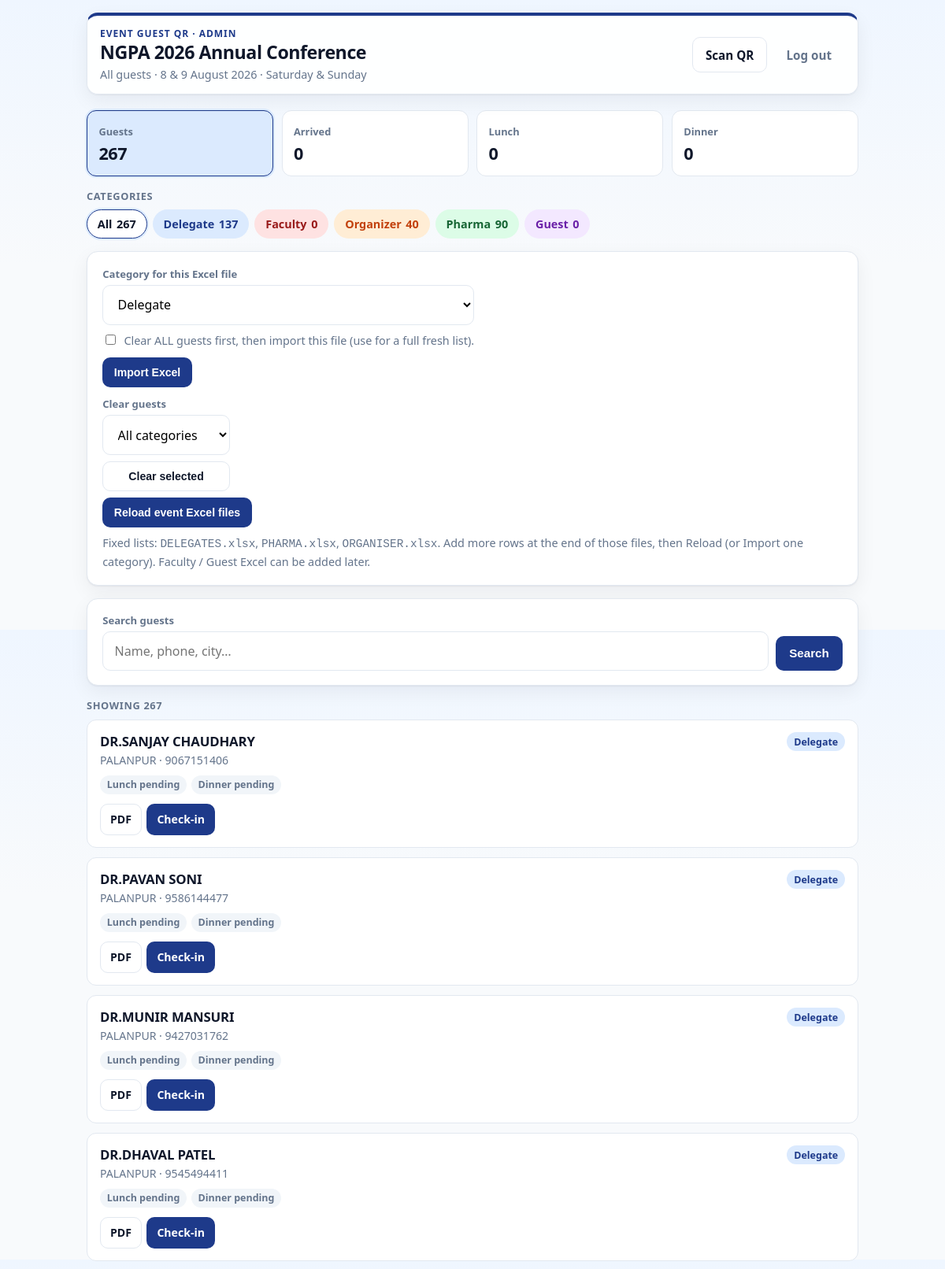
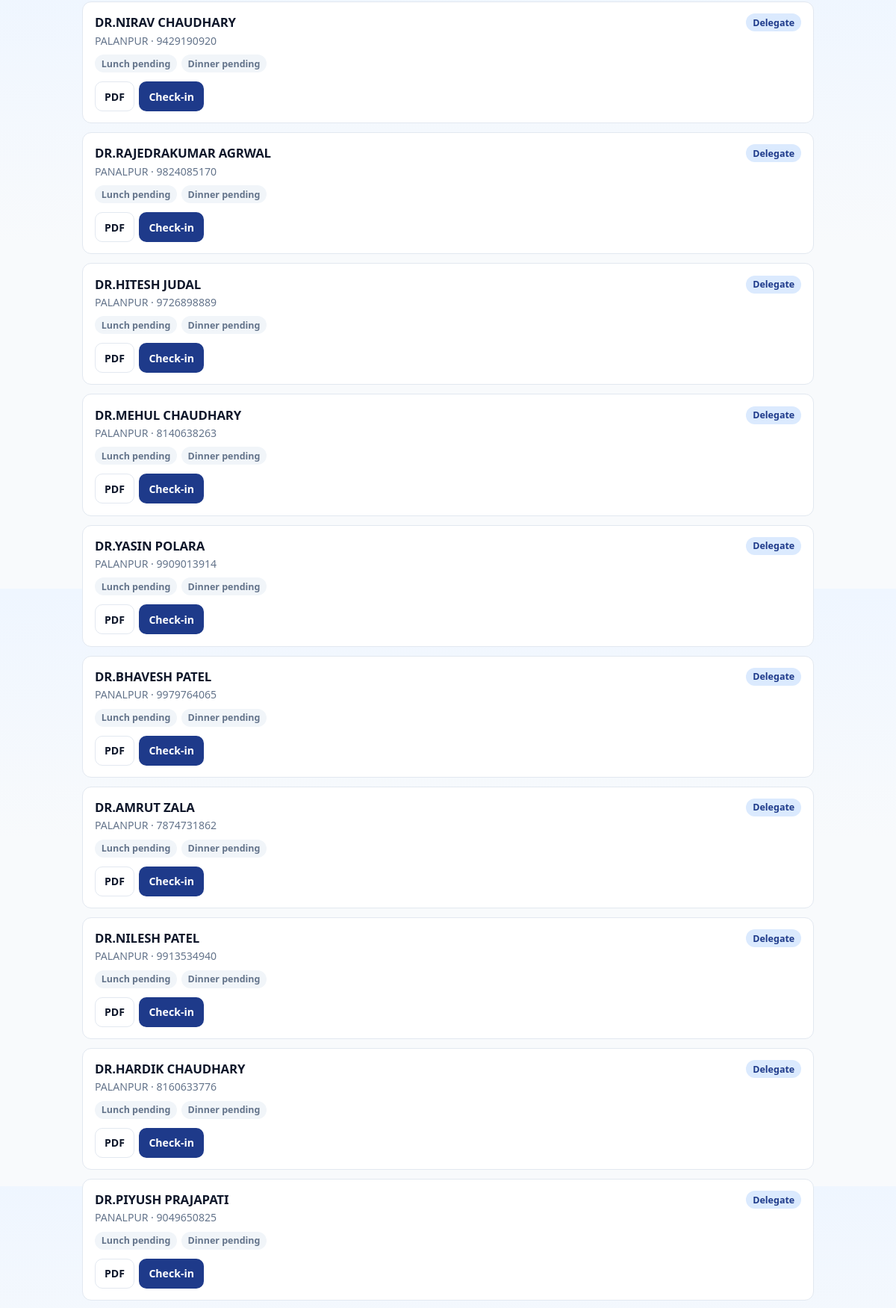
The page / (signed in, upper part) on the database its author committed (2 pictures, top to bottom).
### tables this page shows
CREATE TABLE guests (
            id INTEGER PRIMARY KEY AUTOINCREMENT,
            name TEXT NOT NULL,
            email TEXT NOT NULL,
            phone TEXT NOT NULL,
            meal TEXT NOT NULL,
            table_no TEXT NOT NULL,
            token TEXT NOT NULL UNIQUE,
            arrived INTEGER NOT NULL DEFAULT 0,
            arrived_at TEXT,
            lunch_claimed INTEGER NOT NULL DEFAULT 0,
            claimed_at TEXT,
            pdf_sent INTEGER NOT NULL DEFAULT 0,
            pdf_sent_at TEXT
        , dinner_claimed INTEGER NOT NULL DEFAULT 0, dinner_claimed_at TEXT, email_acked INTEGER NOT NULL DEFAULT 0, email_acked_at TEXT, specialty TEXT DEFAULT '', city TEXT DEFAULT '', designation TEXT DEFAULT '');

### app.py (the view, shortened to what this page needs)
@app.route("/")
@login_required
def home():
    q = (request.args.get("q") or "").strip()
    raw_cat = (request.args.get("category") or "").strip()
    category = (
        normalize_category(raw_cat)
        if raw_cat and raw_cat.lower() != "all"
        else ""
    )
    status = (request.args.get("status") or "").strip().lower()
    if status not in {"", "all", "arrived", "lunch", "dinner"}:
        status = ""
    if status == "all":
        status = ""
    conn = get_db()
    all_guests = conn.execute("SELECT * FROM guests ORDER BY id").fetchall()
    category_counts = {
        cat: sum(1 for g in all_guests if normalize_category(g["designation"]) == cat)
        for cat in CATEGORIES
    }
    scoped = list(all_guests)
    if category:
        scoped = [
            g for g in scoped if normalize_category(g["designation"]) == category
        ]
    arrived = sum(1 for g in scoped if g["arrived"])
    lunch_claimed = sum(1 for g in scoped if g["lunch_claimed"])
    dinner_claimed = sum(1 for g in scoped if g["dinner_claimed"])
    guests = scoped
    if status == "arrived":
        guests = [g for g in guests if g["arrived"]]
    elif status == "lunch":
        guests = [g for g in guests if g["lunch_claimed"]]
    elif status == "dinner":
        guests = [g for g in guests if g["dinner_claimed"]]
    conn.close()
    return render_template(
        "home.html",
        guests=guests,
        arrived=arrived,
        lunch_claimed=lunch_claimed,
        dinner_claimed=dinner_claimed,
        total=len(all_guests),
        scoped_total=len(scoped),
        shown=len(guests),
        q=q,
        category=category,
        status=status,
        category_counts=category_counts,
    )

### app.py (called while the page is built, shortened)
def normalize_category(value: str | None) -> str:
    raw = (value or "").strip()
    if not raw:
        return "Delegate"
    mapped = CATEGORY_ALIASES.get(raw.lower())
    if mapped:
        return mapped
    for cat in CATEGORIES:
        if raw.lower() == cat.lower():
            return cat
    return "Delegate"

def get_db() -> sqlite3.Connection:
    conn = sqlite3.connect(DB_PATH)
    conn.row_factory = sqlite3.Row
    return conn

def login_required(view):
    @wraps(view)
    def wrapped(*args, **kwargs):
        if not session.get("user"):
            return redirect(url_for("login", next=request.path))
        return view(*args, **kwargs)
    return wrapped

def load_email_config() -> dict | None:
    resend_key = os.environ.get("RESEND_API_KEY", "").strip()
    env_user = os.environ.get("SMTP_USER", "").strip()
    env_pass = os.environ.get("SMTP_PASSWORD", "").strip().replace(" ", "")
    return None

def email_is_configured() -> bool:
    try:
        return load_email_config() is not None
    except Exception:  # noqa: BLE001
        return False

@app.context_processor
def inject_event():
    role = session.get("role")
    return {
        "event_name": EVENT_NAME,
        "event_date": EVENT_DATE,
        "event_venue": EVENT_VENUE,
        "email_ready": email_is_configured(),
        "staff_logged_in": bool(session.get("user")),
        "is_admin": role == "admin",
        "user_role": role,
        "categories": CATEGORIES,
        "category_colors": CATEGORY_COLORS,
        "normalize_category": normalize_category,
        "category_style": category_style,
    }

### templates/home.html (shortened to what this page needs)
{% extends "base.html" %}
{% block body_class %}{% if category %}theme-{{ category|lower }}{% else %}theme-all{% endif %}{% endblock %}
{% block content %}
  <header class="app-header {% if category %}header-{{ category|lower }}{% else %}header-all{% endif %}">
    <div>
      <p class="brand">Event Guest QR · {{ user_role|default('staff')|capitalize }}</p>
      <h1>{{ event_name }}</h1>
      <p class="sub">
        {% if category %}{{ category }} list{% else %}All guests{% endif %}
        · {{ event_date }}
      </p>
    </div>
    <nav class="app-nav">
      <a class="btn secondary" href="{{ url_for('scan') }}">Scan QR</a>
      <a class="btn ghost" href="{{ url_for('logout') }}">Log out</a>
    </nav>
  </header>
  <div class="stats stats-4">
    <a class="stat {% if not status %}active{% endif %}"
       href="{{ url_for('home', category=category or None, q=q or None) }}">
      <span>Guests</span><strong>{{ scoped_total }}</strong>
    </a>
    <a class="stat {% if status == 'arrived' %}active{% endif %}"
       href="{{ url_for('home', category=category or None, status='arrived', q=q or None) }}">
      <span>Arrived</span><strong>{{ arrived }}</strong>
    </a>
    <a class="stat {% if status == 'lunch' %}active{% endif %}"
       href="{{ url_for('home', category=category or None, status='lunch', q=q or None) }}">
      <span>Lunch</span><strong>{{ lunch_claimed }}</strong>
    </a>
    <a class="stat {% if status == 'dinner' %}active{% endif %}"
       href="{{ url_for('home', category=category or None, status='dinner', q=q or None) }}">
      <span>Dinner</span><strong>{{ dinner_claimed }}</strong>
    </a>
  </div>
  <p class="section-label">Categories</p>
  <div class="category-bar">
    <a class="cat-chip {% if not category %}active{% endif %}"
       href="{{ url_for('home', status=status or None, q=q or None) }}">
      All <strong>{{ total }}</strong>
    </a>
    {% for cat in categories %}
      <a class="cat-chip {{ category_colors[cat].css }} {% if category == cat %}active{% endif %}"
         href="{{ url_for('home', category=cat, status=status or None, q=q or None) }}">
        {{ cat }} <strong>{{ category_counts.get(cat, 0) }}</strong>
      </a>
    {% endfor %}
  </div>
  {% if is_admin and not category %}
    <div class="panel tools-compact">
      <form method="post" action="{{ url_for('upload_excel') }}" id="excel-upload-form" enctype="multipart/form-data">
        <label class="field" style="margin-bottom: 0.55rem;">
          <span class="field-label">Category for this Excel file</span>
          <select name="import_category" id="import-category">
            {% for cat in categories %}
              <option value="{{ cat }}">{{ cat }}</option>
            {% endfor %}
          </select>
        </label>
        <label class="help" style="display: flex; gap: 0.45rem; align-items: flex-start; margin-bottom: 0.65rem;">
          <input type="checkbox" name="replace_all" value="1" id="replace-all" style="margin-top: 0.2rem;" />
          <span>Clear ALL guests first, then import this file (use for a full fresh list).</span>
        </label>
        <div style="display: flex; flex-wrap: wrap; gap: 0.5rem;">
          <button type="button" class="btn btn-sm" id="excel-import-btn">Import Excel</button>
        </div>
      </form>
      <form method="post" action="{{ url_for('clear_guests') }}" style="margin-top: 0.75rem; display: grid; gap: 0.45rem;">
        <label class="field">
          <span class="field-label">Clear guests</span>
          <select name="clear_category" id="clear-category">
            <option value="all">All categories</option>
          </select>
        </label>
        <button type="submit" class="btn btn-sm secondary"
          onclick="return confirm(document.getElementById('clear-category').value === 'all' ? 'Delete ALL guests in every category?' : ('Delete only ' + document.getElementById('clear-category').value + ' guests? Other categories stay.'));">
          Clear selected
        </button>
      </form>
      <form method="post" action="{{ url_for('reload_fixed_excels') }}" style="margin-top: 0.55rem;">
        <button type="submit" class="btn btn-sm"
          onclick="return confirm('Reload DELEGATES.xlsx + PHARMA.xlsx + ORGANISER.xlsx from the project folder?\n\nSame name + phone keeps the same QR/ID. Extra rows added at the end of Excel will be imported as new guests.');">
          Reload event Excel files
        </button>
      </form>
      <p class="help" style="margin-top: 0.55rem;">
        Fixed lists: <code>DELEGATES.xlsx</code>, <code>PHARMA.xlsx</code>, <code>ORGANISER.xlsx</code>.
        Add more rows at the end of those files, then Reload (or Import one category).
        Faculty / Guest Excel can be added later.
      </p>
    </div>
  {% endif %}
  <div class="panel">
    <form method="get" action="{{ url_for('home') }}" class="search-bar">
      <label class="field">
        <span class="field-label">Search guests</span>
        <input type="search" name="q" value="{{ q or '' }}" placeholder="Name, phone, city…" autocomplete="off" />
      </label>
      <button class="btn" type="submit">Search</button>
    </form>
  </div>
  <p class="section-label">
    Showing {{ shown }}
  </p>
  <div class="guest-list">
    {% for g in guests %}
      {% set cat = normalize_category(g.designation) %}
      <article class="guest-card">
        <div class="guest-card-top">
          <div>
            <h3>{{ g.name }}</h3>
            <div class="guest-meta">
              {% if g.city %}{{ g.city }}{% endif %}{% if g.city and g.phone %} · {% endif %}{% if g.phone %}{{ g.phone }}{% endif %}
            </div>
          </div>
          <span class="badge {{ category_colors[cat].css }}">{{ cat }}</span>
        </div>
        <div class="guest-status">
          {% if g.lunch_claimed %}<span class="badge claimed">Lunch done</span>{% else %}<span class="badge">Lunch pending</span>{% endif %}
          {% if g.dinner_claimed %}<span class="badge claimed">Dinner done</span>{% else %}<span class="badge">Dinner pending</span>{% endif %}
        </div>
        <div class="row-actions">
          <a class="btn secondary" href="{{ url_for('pdf_ticket', token=g.token) }}">PDF</a>
          <a class="btn checkin-btn {{ category_colors[cat].css }}" href="{{ url_for('checkin', token=g.token) }}">Check-in</a>
        </div>
      </article>
    {% else %}
      <div class="panel empty-state">No guests match this filter.</div>
    {% endfor %}
  </div>
{% endblock %}

### templates/base.html (shortened to what this page needs)
<!DOCTYPE html>
<html lang="en">
<head>
  <link rel="stylesheet" href="{{ url_for('static', filename='style.css') }}" />
</head>
<body class="{% block body_class %}{% endblock %}">
  <div class="wrap">
    {% block content %}{% endblock %}
  </div>
</body>
</html>

### rows shown on the page
guests: name "DR.SANJAY CHAUDHARY", city "PALANPUR", phone "9067151406", designation "Delegate", lunch_claimed "Lunch pending", dinner_claimed "Dinner pending"
guests: name "DR.PAVAN SONI", city "PALANPUR", phone "9586144477", designation "Delegate", lunch_claimed "Lunch pending", dinner_claimed "Dinner pending"
guests: name "DR.MUNIR MANSURI", city "PALANPUR", phone "9427031762", designation "Delegate", lunch_claimed "Lunch pending", dinner_claimed "Dinner pending"
guests: name "DR.DHAVAL PATEL", city "PALANPUR", phone "9545494411", designation "Delegate", lunch_claimed "Lunch pending", dinner_claimed "Dinner pending"
guests: name "DR.NIRAV CHAUDHARY", city "PALANPUR", phone "9429190920", designation "Delegate", lunch_claimed "Lunch pending", dinner_claimed "Dinner pending"
guests: name "DR.RAJEDRAKUMAR AGRWAL", city "PANALPUR", phone "9824085170", designation "Delegate", lunch_claimed "Lunch pending", dinner_claimed "Dinner pending"
guests: name "DR.HITESH JUDAL", city "PALANPUR", phone "9726898889", designation "Delegate", lunch_claimed "Lunch pending", dinner_claimed "Dinner pending"
guests: name "DR.MEHUL CHAUDHARY", city "PALANPUR", phone "8140638263", designation "Delegate", lunch_claimed "Lunch pending", dinner_claimed "Dinner pending"
guests: name "DR.YASIN POLARA", city "PALANPUR", phone "9909013914", designation "Delegate", lunch_claimed "Lunch pending", dinner_claimed "Dinner pending"
guests: name "DR.BHAVESH PATEL", city "PANALPUR", phone "9979764065", designation "Delegate", lunch_claimed "Lunch pending", dinner_claimed "Dinner pending"
guests: name "DR.AMRUT ZALA", city "PALANPUR", phone "7874731862", designation "Delegate", lunch_claimed "Lunch pending", dinner_claimed "Dinner pending"
guests: name "DR.NILESH PATEL", city "PALANPUR", phone "9913534940", designation "Delegate", lunch_claimed "Lunch pending", dinner_claimed "Dinner pending"
guests: name "DR.HARDIK CHAUDHARY", city "PALANPUR", phone "8160633776", designation "Delegate", lunch_claimed "Lunch pending", dinner_claimed "Dinner pending"
guests: name "DR.PIYUSH PRAJAPATI", city "PANALPUR", phone "9049650825", designation "Delegate", lunch_claimed "Lunch pending", dinner_claimed "Dinner pending"

### other values the page prints
{{ user_role|default('staff')|capitalize }} "ADMIN"
{{ event_name }} "NGPA 2026 Annual Conference"
{{ event_date }} "8 & 9 August 2026 · Saturday & Sunday"
{{ scoped_total }} "267"
{{ arrived }} "0"
{{ lunch_claimed }} "0"
{{ dinner_claimed }} "0"
{{ total }} "267"
{{ cat }} "Delegate" "Faculty" "Organizer" "Pharma" "Guest"
{{ category_counts.get(cat, 0) }} "137" "0" "40" "90" "0"
{{ shown }} "267"
form field import_category "Delegate"
